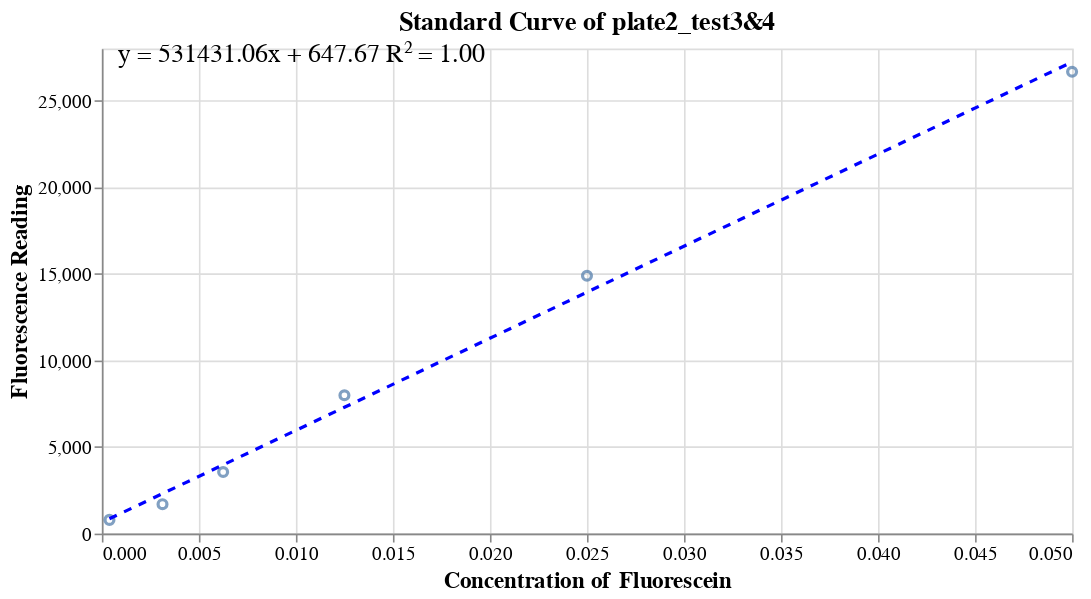

The code cell stored with this chart in its notebook:
### Code cell
plate_sel = 'plate2_test3&4'
cc_data_sub = cc_data[(cc_data.spark_plate == plate_sel) & (cc_data.Test.str.startswith('std'))]
cc_data_sub_sum = cc_data_sub.groupby(['Test'])['value'].mean().reset_index().rename(columns = {'Test':'standard', 'value':'fluorescence_reading'})
cc_data_sub_sum = cc_data_sub_sum[~cc_data_sub_sum.standard.isin(['std1', 'std2'])].merge(cc_std_conc_df, on = 'standard')
# Perform linear regression using numpy
slope, intercept = np.polyfit(cc_data_sub_sum['fluorescein_concentration'], cc_data_sub_sum['fluorescence_reading'], 1)


# Calculate R² value
predicted_response = slope * cc_data_sub_sum['fluorescein_concentration'] + intercept
ss_res = np.sum((cc_data_sub_sum['fluorescence_reading'] - predicted_response) ** 2)
ss_tot = np.sum((cc_data_sub_sum['fluorescence_reading'] - np.mean(cc_data_sub_sum['fluorescence_reading'])) ** 2)
r_squared = 1 - (ss_res / ss_tot)

scatter_plot = alt.Chart(cc_data_sub_sum).mark_point().encode(
    x=alt.X('fluorescein_concentration:Q', title='Concentration of Fluorescein'),
    y=alt.Y('fluorescence_reading:Q', title='Fluorescence Reading')
)


regression_data = pd.DataFrame({
    'fluorescein_concentration': cc_data_sub_sum['fluorescein_concentration'],
    'fluorescence_reading': slope * cc_data_sub_sum['fluorescein_concentration'] + intercept
})


# Add a regression line
regression_line = alt.Chart(regression_data).mark_line(color='blue', strokeDash=[5, 5]).encode(
    x='fluorescein_concentration:Q',
    y= 'fluorescence_reading:Q'
)


# Create text for the regression equation
equation_text = alt.Chart(pd.DataFrame({
#     'text': [f'y = {slope:.2f}x + {intercept:.2f}'],
    'text': [f'y = {slope:.2f}x + {intercept:.2f}\nR² = {r_squared:.2f}'],
    'x': [cc_data_sub_sum['fluorescein_concentration'].min()],
    'y': [slope * cc_data_sub_sum['fluorescein_concentration'].max() + intercept]
})).mark_text(
    align='left', baseline='middle', dx=5, dy=-5, fontSize=16, color='black'
).encode(
    x='x:Q',
    y='y:Q',
    text='text:N'
)

# equation_text


# Combine the scatter plot and regression line
standard_curve2 = alt.layer(scatter_plot, regression_line, equation_text).properties(
    width=600,
    height=300,
    title=f'Standard Curve of {plate_sel}'
).configure_axis(
    titleFontSize=14,
    labelFontSize=12
).configure_title(
    fontSize=16
)

# Display the chart
standard_curve2

### Figure 1 — Vega-Lite specification as saved in the notebook (floating-point values rounded to 4 significant figures)
{"config": {"view": {"continuousWidth": 400, "continuousHeight": 300}, "axis": {"labelFontSize": 12, "titleFontSize": 14}, "title": {"fontSize": 16}}, "layer": [{"data": {"name": "data-e3d3c5479fd5e9446e4a7a751039527d"}, "mark": "point", "encoding": {"x": {"type": "quantitative", "field": "fluorescein_concentration", "title": "Concentration of Fluorescein"}, "y": {"type": "quantitative", "field": "fluorescence_reading", "title": "Fluorescence Reading"}}}, {"data": {"name": "data-866e35df57259581d7c7f9ac49798c8f"}, "mark": {"type": "line", "color": "blue", "strokeDash": [5, 5]}, "encoding": {"x": {"type": "quantitative", "field": "fluorescein_concentration"}, "y": {"type": "quantitative", "field": "fluorescence_reading"}}}, {"data": {"name": "data-f851b560bd6209b7cce9f5acf22a1037"}, "mark": {"type": "text", "align": "left", "baseline": "middle", "color": "black", "dx": 5, "dy": -5, "fontSize": 16}, "encoding": {"text": {"type": "nominal", "field": "text"}, "x": {"type": "quantitative", "field": "x"}, "y": {"type": "quantitative", "field": "y"}}}], "height": 300, "title": "Standard Curve of plate2_test3&4", "width": 600, "$schema": "https://vega.github.io/schema/vega-lite/v4.8.1.json", "datasets": {"data-e3d3c5479fd5e9446e4a7a751039527d": [{"standard": "std3", "fluorescence_reading": 26660.0, "fluorescein_concentration": 0.05}, {"standard": "std4", "fluorescence_reading": 14880.0, "fluorescein_concentration": 0.025}, {"standard": "std5", "fluorescence_reading": 7984.0, "fluorescein_concentration": 0.0125}, {"standard": "std6", "fluorescence_reading": 3556.0, "fluorescein_concentration": 0.00625}, {"standard": "std7", "fluorescence_reading": 1699.0, "fluorescein_concentration": 0.003125}, {"standard": "std8", "fluorescence_reading": 792.0, "fluorescein_concentration": 0.0003906}], "data-866e35df57259581d7c7f9ac49798c8f": [{"fluorescein_concentration": 0.05, "fluorescence_reading": 27220.0}, {"fluorescein_concentration": 0.025, "fluorescence_reading": 13930.0}, {"fluorescein_concentration": 0.0125, "fluorescence_reading": 7291.0}, {"fluorescein_concentration": 0.00625, "fluorescence_reading": 3969.0}, {"fluorescein_concentration": 0.003125, "fluorescence_reading": 2308.0}, {"fluorescein_concentration": 0.0003906, "fluorescence_reading": 855.3}], "data-f851b560bd6209b7cce9f5acf22a1037": [{"text": "y = 531431.06x + 647.67\nR² = 1.00", "x": 0.0003906, "y": 27220.0}]}}
